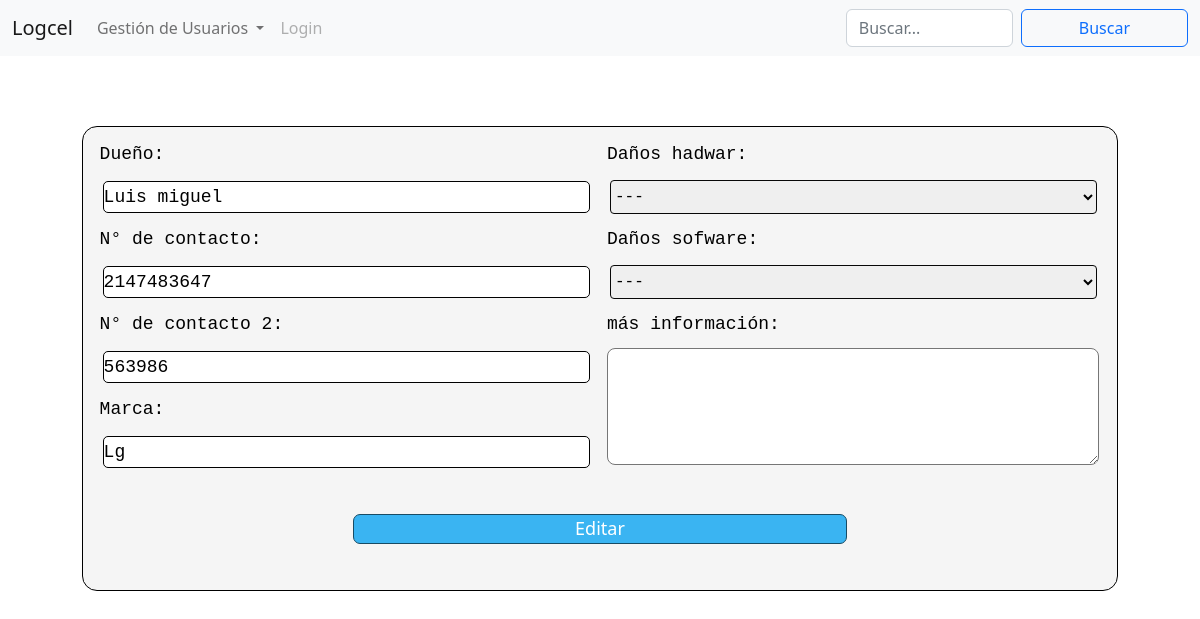
The app's page /editarUsuario.php?id=21 with its own data.
### tables this page shows
CREATE TABLE `logcel_usuarios` (
  `us_Id` int(11) NOT NULL,
  `us_Nombre` varchar(65) NOT NULL,
  `us_Nrocontacto` int(10) NOT NULL,
  `us_Nrocontacto_2` int(10) NOT NULL,
  `us_Marca` varchar(30) NOT NULL,
  `us_Dañoshad` varchar(2) NOT NULL,
  `us_Dañossof` varchar(2) NOT NULL,
  `us_textinfo` tinytext NOT NULL
);

### editarUsuario.php (the view, shortened to what this page needs)
<?php
    include("menu.php")
?>
<?php
  $con=conn();
  $sql="SELECT * FROM `Logcel_usuarios` WHERE `us_Id`=".$_REQUEST['id'];
  $resul = mysqli_query($con, $sql);
  while($rowTotal = mysqli_fetch_assoc($resul)){
    ?>
    <div class="container">
        <form action="eddit_user.php" method="POST"  class="fContaimer">
                <div class="col">
                    <label for="name">Dueño:</label>
                    <input type="text"" name="usernuevo" id="name" value="<?php echo $rowTotal['us_Nombre']?>">
                    <label>N° de contacto:</label>
                    <input type="text""  name="ncontanuevo" id="nucont" value="<?php echo $rowTotal['us_Nrocontacto']?>">
                    <label>N° de contacto 2:</label>
                    <input type="text"" name="ncont2nuevo" id="nucont2" value="<?php echo $rowTotal['us_Nrocontacto_2']?>">
                    <label>Marca:</label>
                    <input type="text"" name="marcanuevo" id="marc" value="<?php echo $rowTotal['us_Marca']?>">
                </div>
                <div class="col">
                    <label>Daños hadwar:</label>
                        <select name="Hadnuevo"  id="dahad" value="<?php  echo $rowTotal['us_Dañoshad']?>">
                            <option value="--">---</option>
                        </select>
                    <label>Daños sofware:</label>
                        <select name="Sofnuevo" id="dasof" value="<?php echo $rowTotal['us_Dañossof']?>" >
                            <option value="--">---</option>
                        </select>
                    <label>más información:</label>
                    <textarea name="infonuevo" id="" cols="30" rows="7" value="<?php echo $rowTotal['us_textinfo']?>"></textarea>
                </div>
            <div class="btn">
                <input type="submit" value="Editar" name="guardar">
            </div>
        </form>
    </div>
<?php
  }
?>

### styles/styles.css (style rules this page uses)
* { margin: 0; padding: 0; box-sizing: border-box; }
body { background-color: whitesmoke; }
.fContaimer { margin: 70px 40px; background-color: whitesmoke; padding: 0.6em; display: flex; flex-wrap: wrap; border: 1.5px solid #000000; border-radius: 15px; }
.col { width: 50%; display: flex; flex-direction: column; }
.col input { margin: 9px 10px; border-radius: 5px; height: 32px; border: 1px solid black; font-family: 'Courier New', Courier, monospace; font-size: large; }
.col select { margin: 8px 10px; height: 34px; border-radius: 4px; border: 1px solid #070707; font-family: 'Courier New', Courier, monospace; }
.col textarea { border-radius: 8px; margin: 6px 7px; max-height: 117px; min-height: 117px; max-width: 97%; min-width: 97%; }
.col label { margin: 4px 7px; color: black; font-family: 'Courier New', Courier, monospace; font-size: large; }
.btn { display: flex; flex-wrap: wrap; justify-content: center; width: 100%; }
.btn input { width: 50%; height: 30px; margin: 30px 40px; color: white; background: #3AB4F2; border: 1px solid #184b64; border-radius: 7px; cursor: pointer; font-size: large; padding: 5px auto; }

### records on screen
logcel_usuarios: usernuevo "Luis miguel", ncontanuevo "2147483647", ncont2nuevo "563986", marcanuevo "Lg", Hadnuevo "---", Sofnuevo "---"
